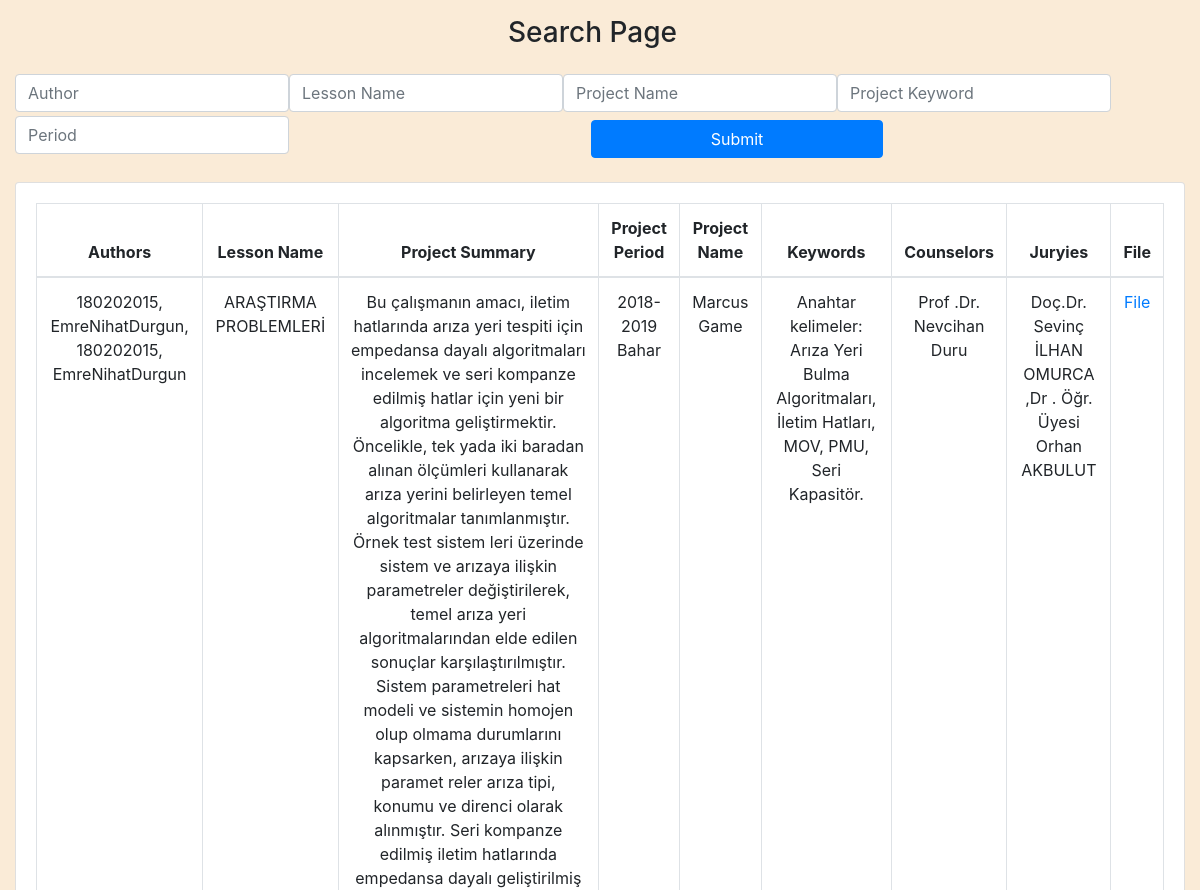
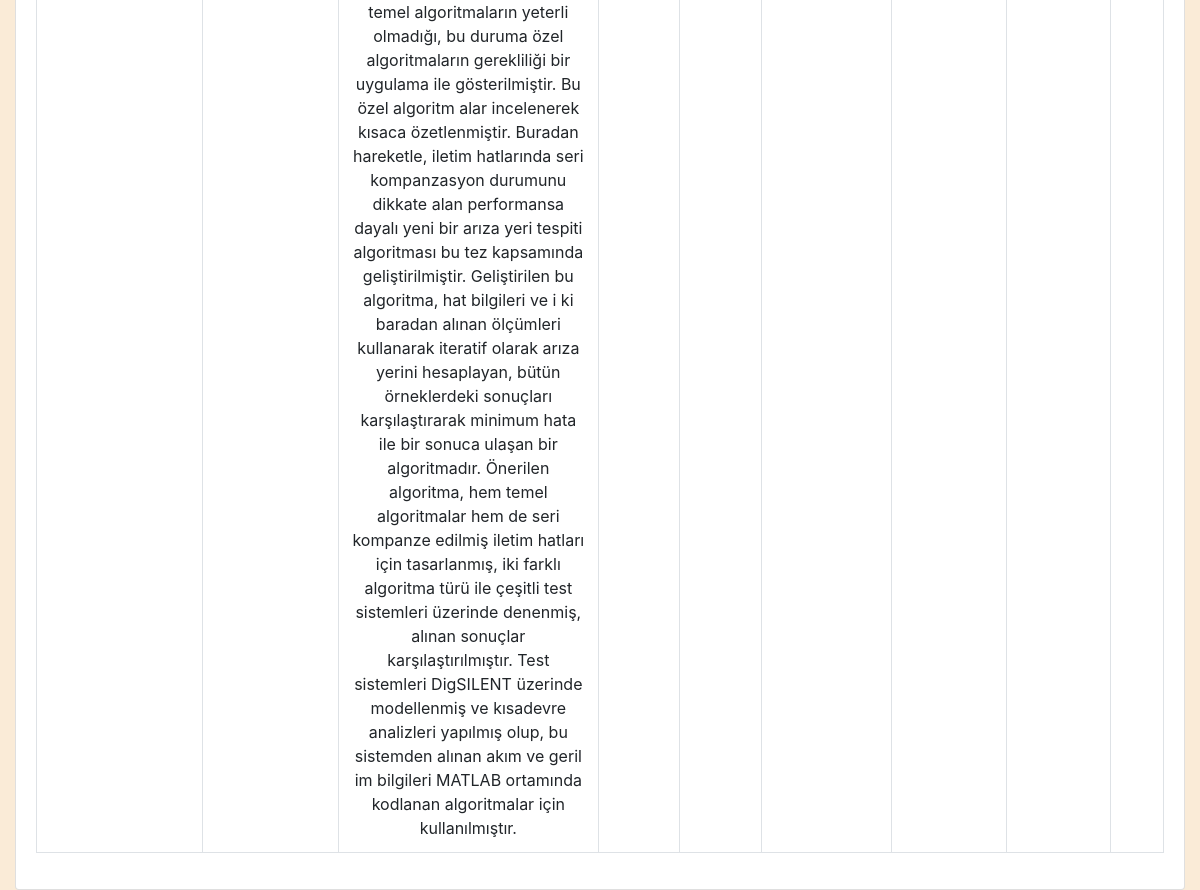
/yazlab33/search.php (signed in), run on the app's committed database (2 pictures, top to bottom).
### tables this page shows
CREATE TABLE IF NOT EXISTS `uploads` (
  `uploadID` int(11) NOT NULL AUTO_INCREMENT,
  `hwID` int(11) NOT NULL,
  `studentID` int(11) NOT NULL,
  `file_Authors` varchar(999) NOT NULL,
  `file_LessonName` varchar(999) NOT NULL,
  `file_ProjectSummary` longtext NOT NULL,
  `file_ProjectPeriod` varchar(999) NOT NULL,
  `file_ProjectName` varchar(999) NOT NULL,
  `file_Keywords` longtext NOT NULL,
  `file_Counselors` varchar(999) NOT NULL,
  `file_Juryies` varchar(999) NOT NULL,
  `filePath` varchar(999) NOT NULL,
  PRIMARY KEY (`uploadID`)
);

### yazlab33/connectDB.php (called while the page is built, shortened)
<?php
function connectDB(){
    $servername = "localhost:3307";
    $username = "root";
    $password = "";
    $database = "yazlab33";
    $conn = new mysqli($servername, $username, $password,$database);
    return $conn;
}
function getUploads(){
    $conn = connectDB();
    if ($result = $conn -> query("SELECT * FROM uploads")) {
        $num_rows = mysqli_num_rows($result);
        if($num_rows > 0){
            $datas = mysqli_fetch_all ($result, MYSQLI_ASSOC);
            return $datas;
        }
    }else{
        echo("Error description: " . $conn -> error);
        return false;
    }
}
?>

### yazlab33/search.php (the view, shortened to what this page needs)
<?php
    require_once('./connectDB.php');
    if(isset($_SESSION["employeeCredentials"]) && !isset($_POST["searchUploads"])){
        $uploadResult = getUploads();
    }else if(!isset($_SESSION["employeeCredentials"])){
        header("Location: login.php");
        exit;
    }
?>
<!DOCTYPE html>
<html lang="en">
<head>
    <link rel="stylesheet" href="https://maxcdn.bootstrapcdn.com/bootstrap/4.5.2/css/bootstrap.min.css">
</head>
<body>
    <body class="text-center" style="background-color: antiquewhite">
        <div class="cover-container d-flex h-100 mx-auto flex-column ">
            <div class="container-fluid navbar-nav">
                <nav class="navbar-nav mt-3" style="background-color: antiquewhite">
                    <span class="mx-auto">
                        <h3>Search Page</h3>
                    </span>
                </nav>
            </div>
            <div class="row text-center mx-auto">
                <div class="col-12">
                <form action="<?php echo htmlspecialchars($_SERVER['PHP_SELF']);?>" class="pt-3 form-inline" method="post" >
                        <input type="text" class="form-control" id="file_Authors" placeholder="Author" name="file_Authors">
                        <input type="text" class="form-control" id="file_LessonName" placeholder="Lesson Name" name="file_LessonName">
                        <input type="text" class="form-control" id="file_ProjectName" placeholder="Project Name" name="file_ProjectName">
                        <input type="text" class="form-control" id="file_Keywords" placeholder="Project Keyword" name="file_Keywords">
                        <input type="text" class="form-control" id="file_ProjectPeriod" placeholder="Period" name="file_ProjectPeriod">
                        <button type="submit" class="btn btn-primary mx-auto w-25 mt-2" name="searchUploads">Submit</button>
                    </form>
                </div>
            </div>
            <div class="container-fluid " style="background-color: antiquewhite">
                <div class="row">
                    <div class="col-12 mx-auto mt-4">
                        <div class="card">
                            <div class="card-body float-left">
                            <table class="table table-bordered">
                                        <thead>
                                            <tr>
                                                <th>Authors</th>
                                                <th>Lesson Name</th>
                                                <th>Project Summary</th>
                                                <th>Project Period</th>
                                                <th>Project Name</th>
                                                <th>Keywords</th>
                                                <th>Counselors</th>
                                                <th>Juryies</th>
                                                <th>File</th>
                                            </tr>
                                        </thead>
                                        <tbody>
                                            <?php foreach ( $uploadResult as &$uRow){ ?>
                                                <tr>
                                                    <td><?php echo $uRow["file_Authors"] ?></td>
                                                    <td><?php echo $uRow["file_LessonName"] ?></td>
                                                    <td><?php echo $uRow["file_ProjectSummary"] ?></td>
                                                    <td><?php echo $uRow["file_ProjectPeriod"] ?></td>
                                                    <td><?php echo $uRow["file_ProjectName"] ?></td>
                                                    <td><?php echo $uRow["file_Keywords"] ?></td>
                                                    <td><?php echo $uRow["file_Counselors"] ?></td>
                                                    <td><?php echo $uRow["file_Juryies"] ?></td>
                                                    <td><a href="<?php echo $uRow["filePath"]?>">File</a></td>
                                                </tr>
                                            <?php } ?>
                                        </tbody>
                                    </table>
                            </div>
                        </div>
                    </div>
                </div>
            </div>
        </div>
    </body>
</body>
</html>

### data on the page
uploads: file_Authors "180202015, EmreNihatDurgun, 180202015, EmreNihatDurgun", file_LessonName "ARAŞTIRMA PROBLEMLERİ", file_ProjectSummary "Bu çalışmanın amacı, iletim hatlarında arıza yeri tespiti için empedansa dayalı algoritmaları incelemek ve seri kompanze edilmiş hatlar için yeni bir algoritma geliştirmektir. Öncelikle, tek yada iki baradan alınan ölçümleri kullanarak arıza yerini belirleyen temel algoritmalar tanımlanmıştır. Örnek test sistem leri üzerinde sistem ve arızaya ilişkin parametreler değiştirilerek, temel arıza yeri algoritmalarından elde edilen sonuçlar karşılaştırılmıştır. Sistem parametreleri hat modeli ve sistemin homojen olup olmama durumlarını kapsarken, arızaya ilişkin paramet reler arıza tipi, konumu ve direnci olarak alınmıştır. Seri kompanze edilmiş iletim hatlarında empedansa dayalı geliştirilmiş…", file_ProjectPeriod "2018-2019 Bahar", file_ProjectName "Marcus Game", file_Keywords "Anahtar kelimeler: Arıza Yeri Bulma Algoritmaları, İletim Hatları, MOV, PMU, Seri Kapasitör.", file_Counselors "Prof .Dr. Nevcihan Duru", file_Juryies "Doç.Dr. Sevinç İLHAN OMURCA ,Dr . Öğr. Üyesi Orhan AKBULUT"
